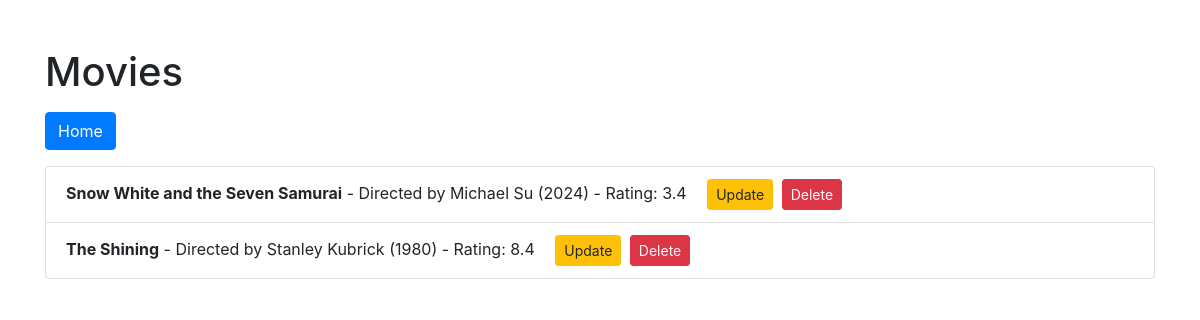
/users/movies?user_id=3, run on the app's committed database.
### models.py (models this page shows)
class Movie(db.Model):
    movie_id = db.Column(db.Integer, primary_key=True)
    name = db.Column(db.String(120), nullable=False)
    director = db.Column(db.String(120), nullable=False)
    year = db.Column(db.Integer, nullable=False)
    rating = db.Column(db.Float, nullable=False)
    user_id = db.Column(db.Integer, db.ForeignKey('user.user_id'), nullable=False)

### app.py (the view)
@app.route('/users/movies')
def user_movies():
    user_id = request.args.get('user_id')
    if user_id:
        movies = Movie.query.filter_by(user_id=user_id).all()
    else:
        movies = Movie.query.all()
    return render_template('movies.html', movies=movies)

### templates/movies.html (shortened to what this page needs)
<!DOCTYPE html>
<html lang="en">
<head>
    <link rel="stylesheet" href="https://stackpath.bootstrapcdn.com/bootstrap/4.5.2/css/bootstrap.min.css">
</head>
<body>
    <div class="container">
        <h1 class="mt-5">Movies</h1>
        <div class="mt-3">
            <a href="{{ url_for('home') }}" class="btn btn-primary">Home</a>
        </div>
        <ul class="list-group mt-3">
            {% for movie in movies %}
                <li class="list-group-item">
                    <strong>{{ movie.name }}</strong> - Directed by {{ movie.director }} ({{ movie.year }}) - Rating: {{ movie.rating }}
                    <a href="{{ url_for('update_movie', user_id=movie.user_id, movie_id=movie.movie_id) }}" class="btn btn-warning btn-sm ml-3">Update</a>
                    <a href="{{ url_for('delete_movie', user_id=movie.user_id, movie_id=movie.movie_id) }}" class="btn btn-danger btn-sm ml-1">Delete</a>
                </li>
            {% endfor %}
        </ul>
    </div>
</body>
</html>

### data on the page
Movie: name "Snow White and the Seven Samurai", director "Michael Su", year "2024", rating "3.4"
Movie: name "The Shining", director "Stanley Kubrick", year "1980", rating "8.4"
